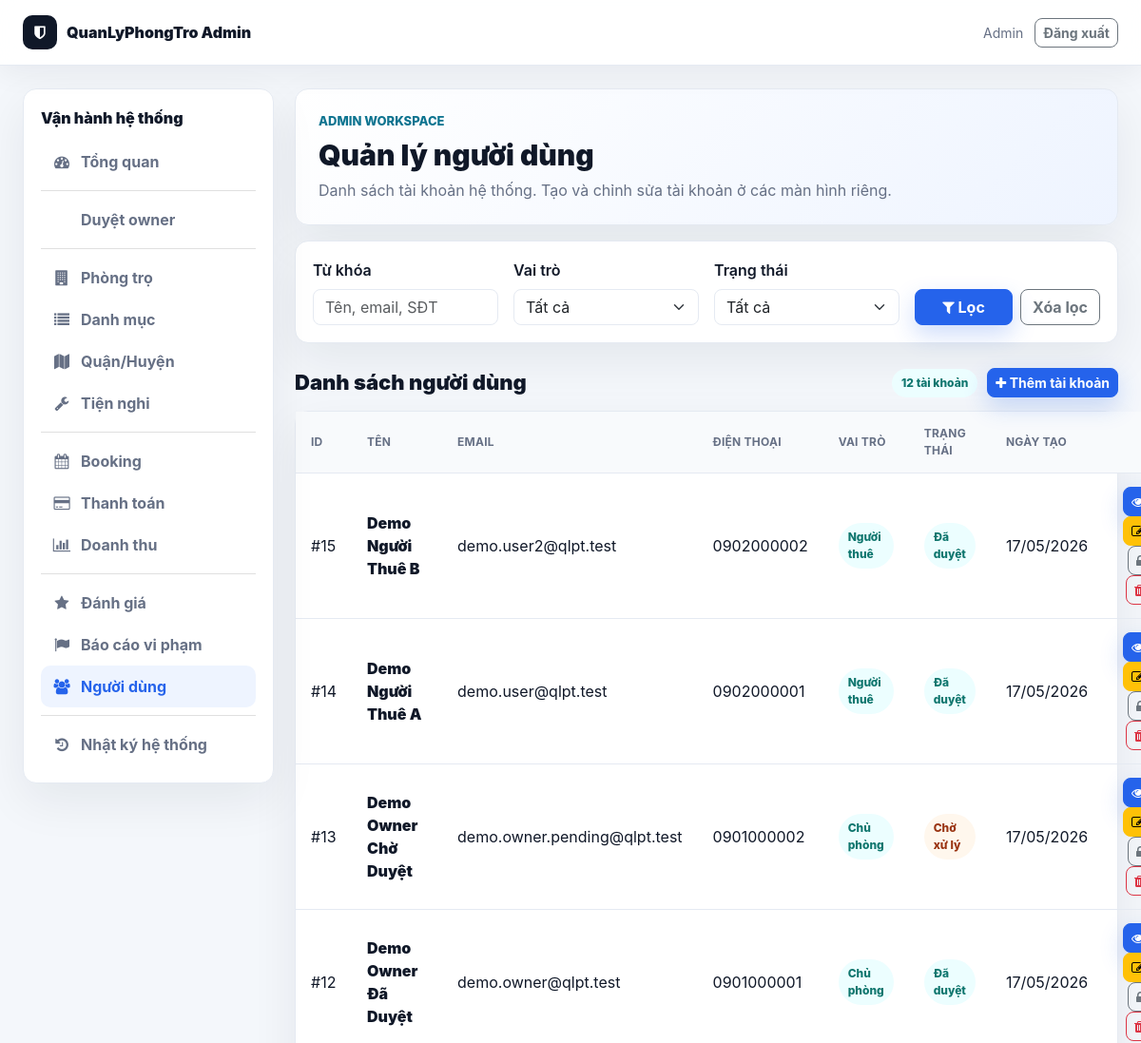
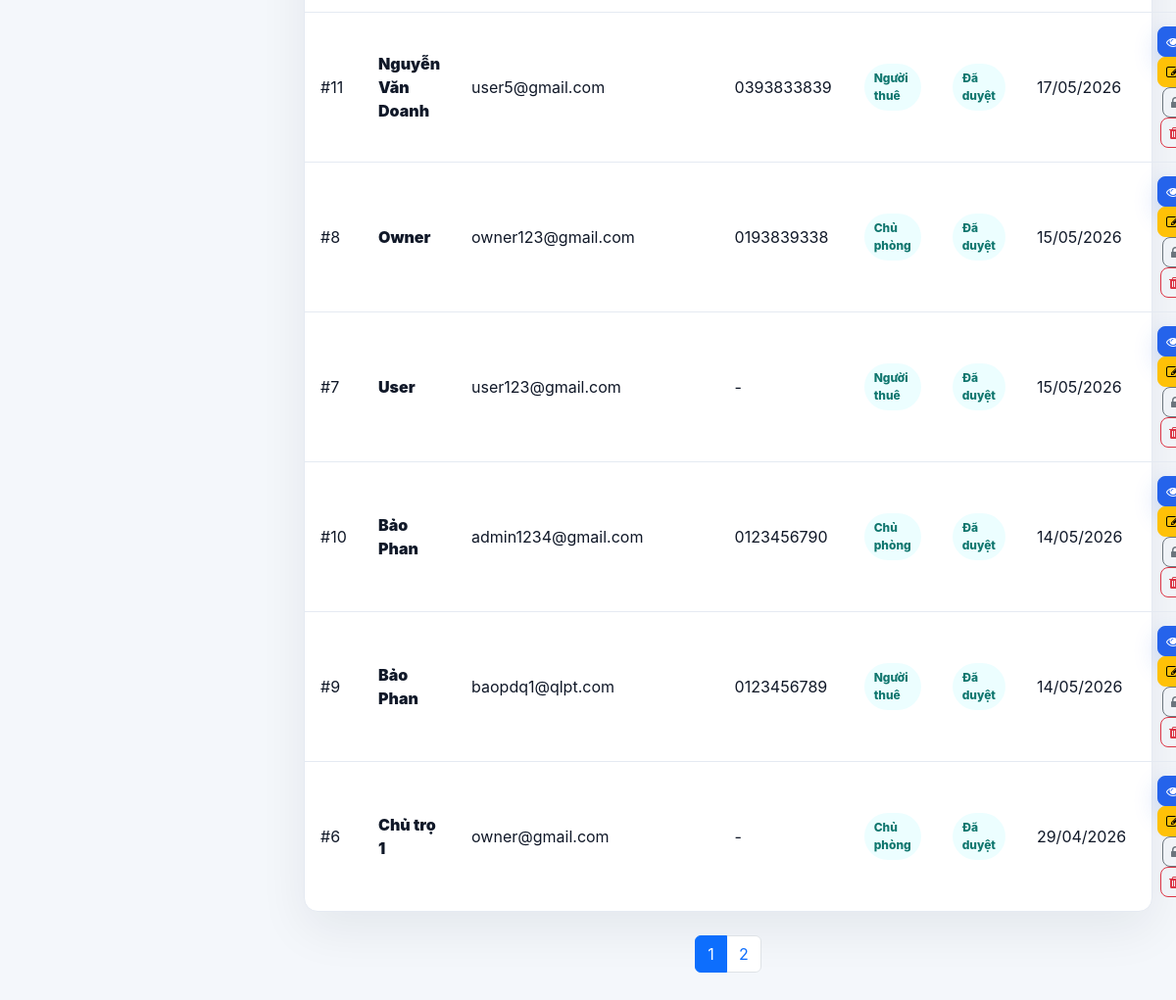
/public/admin/users.php (signed in), run on the app's committed database (2 pictures, top to bottom).
### tables this page shows
CREATE TABLE `users` (
  `id` int(11) NOT NULL,
  `name` varchar(100) DEFAULT NULL,
  `email` varchar(150) DEFAULT NULL,
  `password` varchar(255) DEFAULT NULL,
  `reset_token` varchar(64) DEFAULT NULL,
  `reset_expires` datetime DEFAULT NULL,
  `force_password_change` tinyint(1) NOT NULL DEFAULT 0,
  `phone` varchar(20) DEFAULT NULL,
  `avatar` varchar(255) DEFAULT NULL,
  `role` enum('user','owner','admin') DEFAULT 'user',
  `created_at` timestamp NOT NULL DEFAULT current_timestamp(),
  `status` varchar(20) DEFAULT 'pending',
  `owner_verification_status` enum('not_required','pending_verification','submitted','approved','rejected') NOT NULL DEFAULT 'not_required',
  `approved_by` int(11) DEFAULT NULL,
  `approved_at` datetime DEFAULT NULL,
  `rejection_reason` text DEFAULT NULL,
  `address` text DEFAULT NULL,
  `idcard_number` varchar(50) DEFAULT NULL,
  `trust_score` int(11) NOT NULL DEFAULT 0,
  `admin_note` text DEFAULT NULL,
  `verified_at` datetime DEFAULT NULL,
  `verification_submitted_at` datetime DEFAULT NULL,
  `verification_reviewed_by` int(11) DEFAULT NULL,
  `verification_reviewed_at` datetime DEFAULT NULL,
  `verification_rejection_reason` text DEFAULT NULL,
  `id_card_front` varchar(255) DEFAULT NULL,
  `id_card_back` varchar(255) DEFAULT NULL,
  `selfie_image` varchar(255) DEFAULT NULL,
  `bank_name` varchar(100) DEFAULT NULL,
  `bank_account_no` varchar(50) DEFAULT NULL,
  `bank_account_name` varchar(100) DEFAULT NULL,
  `bank_verified_at` datetime DEFAULT NULL,
  `notify_email` tinyint(1) DEFAULT 1,
  `notify_booking` tinyint(1) DEFAULT 1,
  `show_phone` tinyint(1) DEFAULT 1,
  `dark_mode` tinyint(1) DEFAULT 0
);

### app/controller/UserController.php (called while the page is built, shortened)
<?php
class UserController
{
    private $db;
    public function __construct($db, $activityLog = null)
    {
        $this->db = $db;
    }
    public function listUsers(): array
    {
        $page = max(1, (int)($_GET['page'] ?? 1));
        $role = $_GET['role'] ?? '';
        $status = $_GET['status'] ?? '';
        $search = trim((string)($_GET['search'] ?? ''));
        $limit = ITEMS_PER_PAGE;
        $offset = ($page - 1) * $limit;
        $whereParts = ['1=1'];
        $where = implode(' AND ', $whereParts);
        $total = (int)($this->db->getRow("SELECT COUNT(*) AS total FROM users WHERE {$where}")['total'] ?? 0);
        $totalPages = max(1, (int)ceil($total / $limit));
        $users = $this->db->getRows("SELECT * FROM users WHERE {$where} ORDER BY created_at DESC, id DESC LIMIT {$offset}, {$limit}");
        return [
            'users' => $users,
            'total' => $total,
            'page' => $page,
            'total_pages' => $totalPages,
            'role' => $role,
            'status' => $status,
            'search' => $search,
        ];
    }
}

### core/Database.php (called while the page is built, shortened)
<?php
class Database {
    private $conn;
    public function __construct($connection) {
        $this->conn = $connection;
    }
    public function getRow($sql) {
        $result = $this->conn->query($sql);
        if ($result && $result->num_rows > 0) {
            return $result->fetch_assoc();
        }
        return false;
    }
    public function getRows($sql) {
        $result = $this->conn->query($sql);
        if ($result && $result->num_rows > 0) {
            $rows = [];
            while ($row = $result->fetch_assoc()) {
                $rows[] = $row;
            }
            return $rows;
        }
        return [];
    }
}
?>

### public/admin/users.php (the view, shortened to what this page needs)
<?php
require_once __DIR__ . '/../admin_init.php';
require_once __DIR__ . '/layout.php';
$controller = new UserController($db, new ActivityLog($db));
$data = $controller->listUsers();
$queryBase = '&role=' . urlencode((string)$data['role']) . '&status=' . urlencode((string)$data['status']) . '&search=' . urlencode((string)$data['search']);
$adminId = (int)($_SESSION['user_id'] ?? 0);
?>
<div class="wb-card mb-3">
    <form method="GET" class="row g-3 align-items-end">
        <div class="col-md-3">
            <label class="form-label fw-semibold">Từ khóa</label>
            <input type="text" name="search" class="form-control" value="<?php echo admin_e($data['search']); ?>" placeholder="Tên, email, SĐT">
        </div>
        <div class="col-md-3">
            <label class="form-label fw-semibold">Vai trò</label>
            <select name="role" class="form-select">
                <option value="">Tất cả</option>
            </select>
        </div>
        <div class="col-md-3">
            <label class="form-label fw-semibold">Trạng thái</label>
            <select name="status" class="form-select">
                <option value="">Tất cả</option>
            </select>
        </div>
        <div class="col-md-3 d-flex gap-2">
            <button type="submit" class="btn btn-primary flex-fill"><i class="fa fa-filter"></i> Lọc</button>
            <a href="<?php echo ADMIN_URL; ?>users.php" class="btn btn-outline-secondary">Xóa lọc</a>
        </div>
    </form>
</div>
<div class="wb-section-head">
    <h2>Danh sách người dùng</h2>
    <div class="wb-actions">
        <span class="wb-pill"><?php echo (int)$data['total']; ?> tài khoản</span>
        <a href="<?php echo ADMIN_URL; ?>user_create.php" class="btn btn-primary btn-sm"><i class="fa fa-plus"></i> Thêm tài khoản</a>
    </div>
</div>
<div class="wb-table-card">
    <?php if (!empty($data['users'])): ?>
        <table class="wb-table">
            <thead>
                <tr>
                    <th>ID</th>
                    <th>Tên</th>
                    <th>Email</th>
                    <th>Điện thoại</th>
                    <th>Vai trò</th>
                    <th>Trạng thái</th>
                    <th>Ngày tạo</th>
                    <th></th>
                </tr>
            </thead>
            <tbody>
                <?php foreach ($data['users'] as $user): ?>
                    <?php $status = (string)($user['status'] ?? 'pending'); ?>
                    <tr>
                        <td>#<?php echo (int)$user['id']; ?></td>
                        <td class="wb-title"><?php echo admin_e($user['name'] ?? 'N/A'); ?></td>
                        <td><?php echo admin_e($user['email'] ?? 'N/A'); ?></td>
                        <td><?php echo admin_e($user['phone'] ?? '-'); ?></td>
                        <td><span class="wb-pill"><?php echo admin_status_label((string)($user['role'] ?? 'user')); ?></span></td>
                        <td><span class="wb-pill <?php echo admin_pill_class($status); ?>"><?php echo admin_status_label($status); ?></span></td>
                        <td><?php echo !empty($user['created_at']) ? date('d/m/Y', strtotime((string)$user['created_at'])) : ''; ?></td>
                        <td class="text-end">
                            <a href="<?php echo ADMIN_URL . 'user_detail.php?id=' . (int)$user['id']; ?>" class="btn btn-sm btn-primary"><i class="fa fa-eye"></i></a>
                            <a href="<?php echo ADMIN_URL . 'user_edit.php?id=' . (int)$user['id']; ?>" class="btn btn-sm btn-warning"><i class="fa fa-edit"></i></a>
                            <?php if ((int)$user['id'] !== $adminId): ?>
                                <?php if ($status === 'blocked'): ?>
                                    <form method="POST" class="d-inline">
                                        <?php echo Csrf::field('admin_user_action'); ?>
                                        <input type="hidden" name="action" value="status">
                                        <input type="hidden" name="status" value="approved">
                                        <input type="hidden" name="id" value="<?php echo (int)$user['id']; ?>">
                                        <button type="submit" class="btn btn-sm btn-success"><i class="fa fa-unlock"></i></button>
                                    </form>
                                <?php else: ?>
                                    <form method="POST" class="d-inline" onsubmit="return confirm('Khóa tài khoản này?');">
                                        <button type="submit" class="btn btn-sm btn-outline-secondary"><i class="fa fa-lock"></i></button>
                                    </form>
                                <?php endif; ?>
                                <form method="POST" class="d-inline" onsubmit="return confirm('Xóa tài khoản này?');">
                                    <button type="submit" class="btn btn-sm btn-outline-danger"><i class="fa fa-trash"></i></button>
                                </form>
                            <?php endif; ?>
                        </td>
                    </tr>
                <?php endforeach; ?>
            </tbody>
        </table>
    <?php else: ?>
        <div class="wb-empty">Không có tài khoản phù hợp bộ lọc.</div>
    <?php endif; ?>
</div>
<?php if (($data['total_pages'] ?? 0) > 1): ?>
    <nav class="mt-4">
        <ul class="pagination justify-content-center">
            <?php for ($i = max(1, $data['page'] - 2); $i <= min($data['total_pages'], $data['page'] + 2); $i++): ?>
                <li class="page-item <?php echo $i === $data['page'] ? 'active' : ''; ?>">
                    <a class="page-link" href="<?php echo ADMIN_URL . 'users.php?page=' . $i . $queryBase; ?>"><?php echo $i; ?></a>
                </li>
            <?php endfor; ?>
        </ul>
    </nav>
<?php endif; ?>

### public/assets/css/modern.css (style rules this page uses)
:root { --app-bg: #f4f7fb; --app-surface: #ffffff; --app-surface-soft: #f8fafc; --app-text: #172033; --app-muted: #667085; --app-border: #e5eaf2; --app-primary: #2563eb; --app-primary-dark: #1e40af; --app-accent: #14b8a6; --app-warning: #f59e0b; --app-danger: #dc2626; --app-success: #16a34a; --app-shadow: 0 14px 40px rgba(15, 23, 42, 0.08); --app-radius: 8px; }
body { background: var(--app-bg) !important; color: var(--app-text); font-family: "Inter", "Segoe UI", Arial, sans-serif !important; }
*, *::before, *::after { box-sizing: border-box; }
.btn, button, .btn-primary, .btn-view, .btn-search, .btn-cta { border-radius: var(--app-radius) !important; font-weight: 700; }
.btn-primary, .btn-view, .btn-search { background: var(--app-primary) !important; border-color: var(--app-primary) !important; box-shadow: 0 10px 24px rgba(37, 99, 235, 0.22); }
.form-control, .form-select, input, textarea, select { border-radius: var(--app-radius) !important; border-color: var(--app-border) !important; }

### public/assets/css/workbench.css (style rules this page uses)
:root { --wb-bg: #f4f7fb; --wb-surface: #ffffff; --wb-soft: #f8fafc; --wb-text: #101828; --wb-muted: #667085; --wb-border: #e5eaf2; --wb-primary: #2563eb; --wb-primary-dark: #1e40af; --wb-accent: #0e7490; --wb-success: #16a34a; --wb-warning: #f59e0b; --wb-danger: #dc2626; --wb-shadow: 0 18px 50px rgba(15, 23, 42, .07); }
body.workbench { min-height: 100vh; margin: 0; background: var(--wb-bg) !important; color: var(--wb-text); font-family: "Inter", "Segoe UI", Arial, sans-serif; }
.wb-sidebar, .wb-hero, .wb-card, .wb-table-card, .wb-list-card { background: var(--wb-surface); border: 1px solid var(--wb-border); border-radius: 14px; box-shadow: var(--wb-shadow); }
.wb-actions { display: flex; align-items: center; flex-wrap: wrap; gap: 10px; }
.wb-card { padding: 18px; }
.wb-section-head { margin: 26px 0 14px; display: flex; align-items: center; justify-content: space-between; gap: 12px; }
.wb-section-head h2 { margin: 0; font-size: 22px; font-weight: 950; }
.wb-pill { display: inline-flex; align-items: center; gap: 6px; padding: 6px 10px; border-radius: 999px; background: #ecfeff; color: #0f766e; font-size: 12px; font-weight: 850; }
.wb-pill.warning { background: #fff7ed; color: #9a3412; }
.wb-table { width: 100%; margin: 0; }
.wb-table th, .wb-table td { padding: 14px 16px; border-bottom: 1px solid var(--wb-border); vertical-align: middle; }
.wb-table th { color: var(--wb-muted); background: var(--wb-soft); font-size: 12px; text-transform: uppercase; letter-spacing: .02em; }
.wb-table tr:last-child td { border-bottom: 0; }
.wb-title { color: var(--wb-text); font-weight: 900; }

### data on the page
users: id "15", name "Demo Người Thuê B", email "demo.user2@qlpt.test", phone "0902000002", role "Người thuê", status "Đã duyệt", created_at "17/05/2026"
users: id "14", name "Demo Người Thuê A", email "demo.user@qlpt.test", phone "0902000001", role "Người thuê", status "Đã duyệt", created_at "17/05/2026"
users: id "13", name "Demo Owner Chờ Duyệt", email "demo.owner.pending@qlpt.test", phone "0901000002", role "Chủ phòng", status "Chờ xử lý", created_at "17/05/2026"
users: id "12", name "Demo Owner Đã Duyệt", email "demo.owner@qlpt.test", phone "0901000001", role "Chủ phòng", status "Đã duyệt", created_at "17/05/2026"
users: id "11", name "Nguyễn Văn Doanh", email "user5@gmail.com", phone "0393833839", role "Người thuê", status "Đã duyệt", created_at "17/05/2026"
users: id "8", name "Owner", email "owner123@gmail.com", phone "0193839338", role "Chủ phòng", status "Đã duyệt", created_at "15/05/2026"
users: id "7", name "User", email "user123@gmail.com", phone "-", role "Người thuê", status "Đã duyệt", created_at "15/05/2026"
users: id "10", name "Bảo Phan", email "admin1234@gmail.com", phone "0123456790", role "Chủ phòng", status "Đã duyệt", created_at "14/05/2026"
users: id "9", name "Bảo Phan", email "baopdq1@qlpt.com", phone "0123456789", role "Người thuê", status "Đã duyệt", created_at "14/05/2026"
users: id "6", name "Chủ trọ 1", email "owner@gmail.com", phone "-", role "Chủ phòng", status "Đã duyệt", created_at "29/04/2026"

### other printed values
admin_e(admin_current_name()) "Admin"
admin_e($item['label']) "Tổng quan"
admin_e($item['label']) "Duyệt owner"
admin_e($item['label']) "Phòng trọ"
admin_e($item['label']) "Danh mục"
admin_e($item['label']) "Quận/Huyện"
admin_e($item['label']) "Tiện nghi"
admin_e($item['label']) "Booking"
admin_e($item['label']) "Thanh toán"
admin_e($item['label']) "Doanh thu"
admin_e($item['label']) "Đánh giá"
admin_e($item['label']) "Báo cáo vi phạm"
admin_e($item['label']) "Người dùng"
admin_e($item['label']) "Nhật ký hệ thống"
admin_e($title) "Quản lý người dùng"
